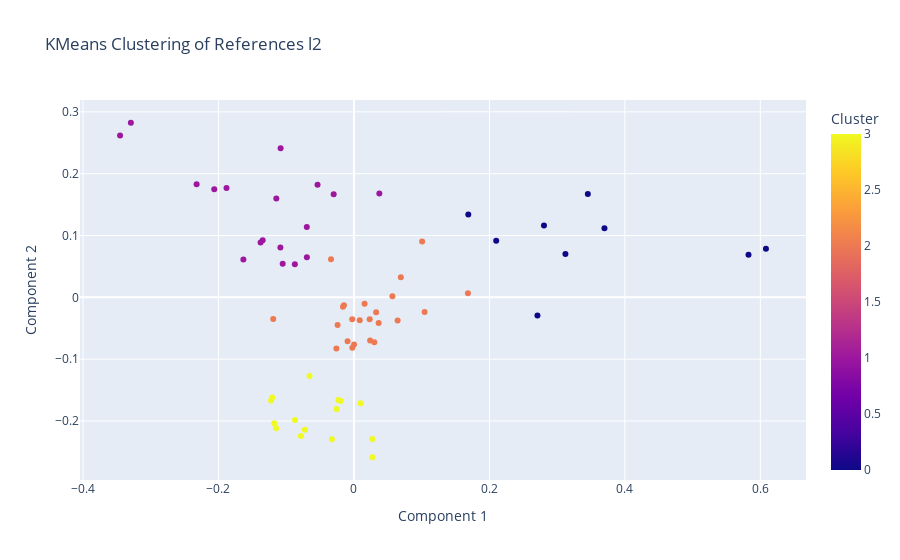

Source (notebook cell):
### Code cell
import plotly.express as px
import pandas as pd

# Assuming l1_pca is your PCA-transformed data in pandas DataFrame format
data_to_cluster = new_l2_pca

# Convert the DataFrame to a numpy array for KMeans fitting
data_to_cluster_np = data_to_cluster.values

# Fit the KMeans model
kmeans = KMeans(n_clusters=4, n_init= 10, random_state= 40)
kmeans.fit(data_to_cluster_np)

# Get the cluster labels
labels = kmeans.labels_

# Create a DataFrame for plotting with plotly
df_plot = pd.DataFrame(data_to_cluster_np, columns=['Component 1', 'Component 2'])
df_plot['Cluster'] = labels
df_plot['Point Name'] = data_to_cluster.index  # This assumes the original DataFrame has meaningful row labels

# Create an interactive scatter plot
fig = px.scatter(df_plot, x='Component 1', y='Component 2', color='Cluster', 
                 hover_data=['Point Name'], 
                 title='KMeans Clustering of References l2')

# Display the plot
fig.show()

### Figure 1 — Plotly figure (JSON) as saved in the notebook; plotly's stock layout.template omitted (floating-point values rounded to 4 significant figures)
{"data": [{"customdata": [["AhlgrenScottD_papers"], ["AlbinPierre_papers"], ["BaloghJózsef_papers"], ["BaryshnikovYuliyM_papers"], ["Berwick-EvansDaniel_papers"], ["BradlowStevenBenjamin_papers"], ["BronskiJaredC_papers"], ["CooneyDanielB_papers"], ["DeVilleRELee_papers"], ["DeyParthaSarathi_papers"], ["DiFrancescoPhilippe_papers"], ["DoddChristopher_papers"], ["DunfieldNathanM_papers"], ["DuttaSankarPrasad_papers"], ["DuursmaIwanMaynard_papers"], ["ErdoğanMehmetBurak_papers"], ["FadinaTolulope_papers"], ["FengRunhuan_papers"], ["FernandesRuiLoja_papers"], ["FordKevinB_papers"], ["GuzmanRosemaryK_papers"], ["HaboushWilliamJ_papers"], ["HellerJeremiahBen_papers"], ["HinkkanenAimo_papers"], ["HiraniAnilN_papers"], ["HungPei-Ken_papers"], ["HurVeraMikyoung_papers"], ["IvanovSergeiVladimirovich_papers"], ["JandaFelix_papers"], ["JingXiaochen_papers"], ["JungeMarius_papers"], ["KatzSheldonH_papers"], ["KedemRinat_papers"], ["KermanEly_papers"], ["KirkpatrickKayLene_papers"], ["KirrEduard_papers"], ["KostochkaAlexandrV_papers"], ["KutzarovaDenkaN_papers"], ["LaNaveGabriele_papers"], ["LaugesenRichardSnyder_papers"], ["LeditzkyFelix_papers"], ["LiXiaochun_papers"], ["LiuYuan_papers"], ["McCarthyRandy_papers"], ["MineyevIgor_papers"], ["NikolaevIgorG_papers"], ["OikhbergTimur_papers"], ["PascaleffJamesThomas_papers"], ["RaptiZoi_papers"], ["RasmussenJacob_papers"], ["RasmussenSarahDean_papers"], ["RezkCharlesW_papers"], ["ReznickBruce_papers"], ["SongRenming_papers"], ["SowersRichardB_papers"], ["StojanoskaVesna_papers"], ["ThornerJesse_papers"], ["TumanovAlexander_papers"], ["TysonJeremyT_papers"], ["TzirakisNikolaos_papers"], ["WeiWei_papers"], ["WuXuan_papers"], ["YongAlexanderTF_papers"], ["YoungAmanda_papers"], ["ZharnitskyVadim_papers"]], "hovertemplate": "Component 1=%{x}<br>Component 2=%{y}<br>Point Name=%{customdata[0]}<br>Cluster=%{marker.color}<extra></extra>", "legendgroup": "", "marker": {"color": [3, 2, 2, 2, 1, 1, 0, 2, 0, 2, 3, 1, 3, 1, 1, 0, 2, 3, 1, 3, 2, 1, 1, 2, 2, 2, 0, 3, 1, 3, 3, 1, 3, 1, 2, 0, 2, 3, 1, 2, 2, 0, 2, 1, 3, 2, 3, 1, 0, 3, 3, 1, 2, 2, 2, 1, 3, 1, 2, 0, 2, 2, 1, 2, 0], "coloraxis": "coloraxis", "symbol": "circle"}, "mode": "markers", "name": "", "orientation": "v", "showlegend": false, "type": "scatter", "x": [-0.06553, -0.03386, 0.03005, 0.1006, -0.1146, -0.06962, 0.3453, 0.0157, 0.1688, 0.02321, -0.1207, -0.1378, -0.1148, -0.1052, -0.1632, 0.6083, 0.0001279, -0.0198, -0.05376, -0.03262, -0.02593, -0.08723, -0.2323, 0.008541, 0.06922, -0.002603, 0.2806, -0.07827, -0.1086, -0.023, 0.02724, -0.1881, -0.1224, -0.02996, 0.1683, 0.3122, 0.0239, 0.009837, -0.1083, 0.1044, -0.02416, 0.2709, -0.1192, -0.2062, -0.0725, -0.01474, 0.02736, -0.1348, 0.21, -0.1178, -0.08708, -0.3293, -0.009395, 0.03648, 0.05679, -0.3453, -0.02571, 0.03749, 0.06447, 0.5825, -0.002383, -0.01618, -0.06951, 0.03275, 0.3698], "xaxis": "x", "y": [-0.1271, 0.06159, -0.07273, 0.09051, 0.1597, 0.1138, 0.1672, -0.01043, 0.134, -0.03555, -0.1622, 0.08857, -0.2119, 0.05448, 0.06114, 0.07878, -0.07625, -0.1677, 0.182, -0.2297, -0.08271, 0.05356, 0.183, -0.03721, 0.03257, -0.03562, 0.1162, -0.2242, 0.08066, -0.1661, -0.2291, 0.177, -0.1669, 0.1669, 0.006526, 0.07005, -0.06969, -0.1714, 0.2411, -0.02356, -0.04469, -0.02937, -0.03501, 0.1747, -0.2143, -0.0126, -0.2587, 0.09223, 0.09148, -0.2036, -0.1983, 0.2824, -0.07114, -0.04146, 0.001586, 0.2618, -0.1806, 0.1682, -0.03762, 0.06892, -0.08168, -0.01541, 0.06469, -0.02393, 0.1118], "yaxis": "y"}], "layout": {"coloraxis": {"colorbar": {"title": {"text": "Cluster"}}, "colorscale": [[0, "#0d0887"], [0.1111, "#46039f"], [0.2222, "#7201a8"], [0.3333, "#9c179e"], [0.4444, "#bd3786"], [0.5556, "#d8576b"], [0.6667, "#ed7953"], [0.7778, "#fb9f3a"], [0.8889, "#fdca26"], [1, "#f0f921"]]}, "legend": {"tracegroupgap": 0}, "title": {"text": "KMeans Clustering of References l2"}, "xaxis": {"anchor": "y", "domain": [0, 1], "title": {"text": "Component 1"}}, "yaxis": {"anchor": "x", "domain": [0, 1], "title": {"text": "Component 2"}}}}
